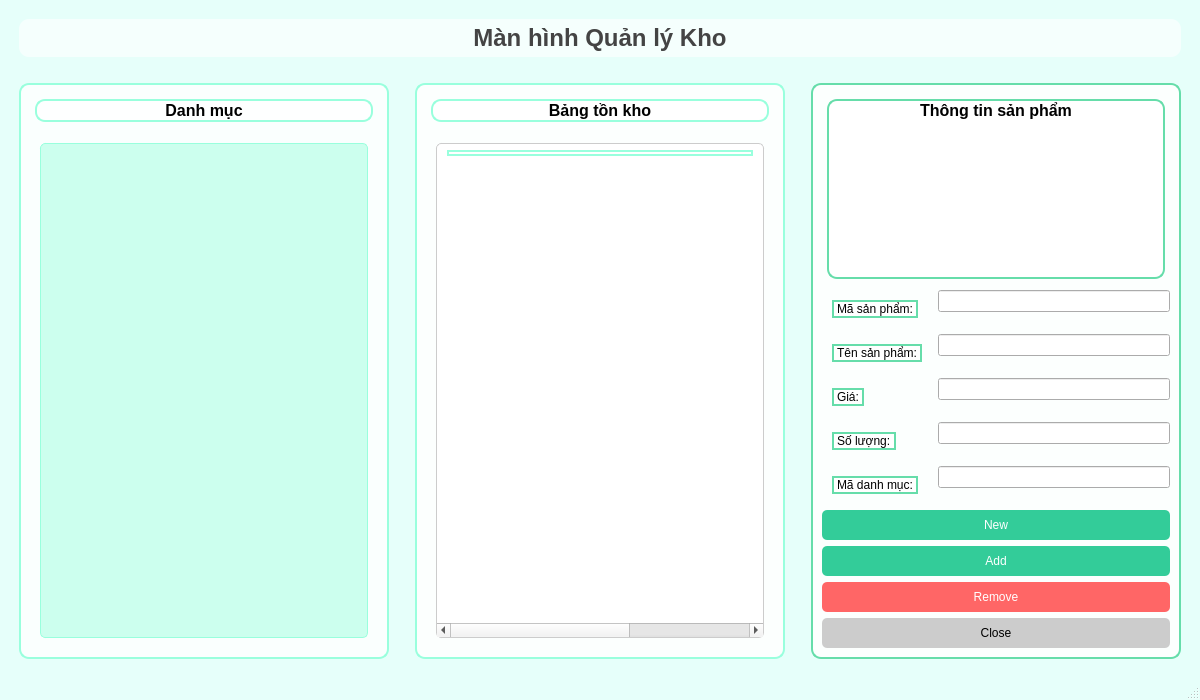
<?xml version="1.0" encoding="UTF-8"?>
<ui version="4.0">
 <class>InventoryUltimateWindow</class>
 <widget class="QMainWindow" name="InventoryUltimateWindow">
  <property name="geometry">
   <rect>
    <x>0</x>
    <y>0</y>
    <width>1200</width>
    <height>700</height>
   </rect>
  </property>
  <property name="windowTitle">
   <string>Inventory - Ultimate</string>
  </property>
  <!-- Nền: ảnh + fallback màu -->
  <property name="styleSheet">
   <string notr="true">
    QMainWindow {
        background-image: url(:/images/inventory_background.png);
        background-position: center;
        background-repeat: no-repeat;
        background-color: #E6FFFA;
    }
   </string>
  </property>

  <widget class="QWidget" name="centralwidget">
   <!-- Layout dọc chính -->
   <layout class="QVBoxLayout" name="verticalLayout_main">
    <!-- Thanh tiêu đề lớn -->
    <item>
     <widget class="QLabel" name="labelWindowTitle">
      <property name="text">
       <string>Màn hình Quản lý Kho</string>
      </property>
      <property name="alignment">
       <set>Qt::AlignHCenter</set>
      </property>
      <property name="styleSheet">
       <string notr="true">
        QLabel {
            font-size: 24px;
            font-weight: bold;
            color: #444444;
            margin: 10px;
            background-color: rgba(255,255,255,0.6);
            border-radius: 10px;
            padding: 5px 10px;
        }
       </string>
      </property>
     </widget>
    </item>

    <!-- Layout ngang: Danh mục - Bảng kho - Khu thông tin -->
    <item>
     <layout class="QHBoxLayout" name="horizontalLayout_main">

      <!-- Danh mục (bên trái) -->
      <item>
       <widget class="QFrame" name="frameCategories">
        <property name="minimumSize">
         <size>
          <width>200</width>
          <height>0</height>
         </size>
        </property>
        <property name="styleSheet">
         <string notr="true">
          QFrame {
              background-color: rgba(255, 255, 255, 0.8);
              border: 2px solid #99FFDD;
              border-radius: 10px;
              margin: 10px;
          }
         </string>
        </property>
        <layout class="QVBoxLayout" name="verticalLayout_categories">
         <item>
          <widget class="QLabel" name="labelCategoryTitle">
           <property name="text">
            <string>Danh mục</string>
           </property>
           <property name="alignment">
            <set>Qt::AlignHCenter</set>
           </property>
           <property name="styleSheet">
            <string notr="true">
             QLabel {
                 font-size: 16px;
                 font-weight: bold;
                 margin: 5px;
             }
            </string>
           </property>
          </widget>
         </item>
         <item>
          <widget class="QListWidget" name="listWidgetCategories">
           <property name="styleSheet">
            <string notr="true">
             QListWidget {
                 background-color: #CCFFEE;
                 border: 1px solid #99FFDD;
                 border-radius: 5px;
                 padding: 5px;
             }
             QListWidget::item:selected {
                 background-color: #33CC99;
                 color: white;
             }
            </string>
           </property>
          </widget>
         </item>
        </layout>
       </widget>
      </item>

      <!-- Bảng sản phẩm trong kho (giữa) - Đặt trong QFrame -->
      <item>
       <layout class="QVBoxLayout" name="verticalLayout_tableArea">
        <item>
         <widget class="QFrame" name="frameTable">
          <property name="styleSheet">
           <string notr="true">
            QFrame {
                background-color: rgba(255, 255, 255, 0.9);
                border: 2px solid #99FFDD;
                border-radius: 10px;
                margin: 10px;
            }
           </string>
          </property>
          <layout class="QVBoxLayout" name="verticalLayout_tableFrame">
           <item>
            <widget class="QLabel" name="labelInventoryTitle">
             <property name="text">
              <string>Bảng tồn kho</string>
             </property>
             <property name="alignment">
              <set>Qt::AlignHCenter</set>
             </property>
             <property name="styleSheet">
              <string notr="true">
               QLabel {
                   font-size: 16px;
                   font-weight: bold;
                   margin: 5px;
               }
              </string>
             </property>
            </widget>
           </item>
           <item>
            <widget class="QTableWidget" name="tableWidgetInventory">
             <property name="columnCount">
              <number>5</number>
             </property>
             <property name="horizontalHeaderLabels">
              <stringlist>
               <string>Mã SP</string>
               <string>Tên SP</string>
               <string>Giá</string>
               <string>Số lượng</string>
               <string>Danh mục</string>
              </stringlist>
             </property>
             <property name="styleSheet">
              <string notr="true">
               QTableWidget {
                   background-color: #FFFFFF;
                   gridline-color: #AAAAAA;
                   border: 1px solid #CCCCCC;
                   border-radius: 5px;
               }
               QTableWidget::item {
                   padding: 5px;
               }
               QHeaderView::section {
                   background-color: qlineargradient(
                       spread:pad, x1:0, y1:0, x2:1, y2:1,
                       stop:0 #99FFDD, stop:1 #77EEC8
                   );
                   font-weight: bold;
                   border: 1px solid #66DDAA;
               }
              </string>
             </property>
            </widget>
           </item>
          </layout>
         </widget>
        </item>
       </layout>
      </item>

      <!-- Khu thông tin chi tiết (bên phải) -->
      <item>
       <widget class="QFrame" name="frameInfo">
        <property name="minimumSize">
         <size>
          <width>300</width>
          <height>0</height>
         </size>
        </property>
        <property name="styleSheet">
         <string notr="true">
          QFrame {
              background-color: rgba(255, 255, 255, 0.9);
              border: 2px solid #66DDAA;
              border-radius: 10px;
              margin: 10px;
          }
         </string>
        </property>
        <layout class="QVBoxLayout" name="verticalLayout_info">
         <item>
          <widget class="QLabel" name="labelInfoTitle">
           <property name="text">
            <string>Thông tin sản phẩm</string>
           </property>
           <property name="alignment">
            <set>Qt::AlignHCenter</set>
           </property>
           <property name="styleSheet">
            <string notr="true">
             QLabel {
                 font-size: 16px;
                 font-weight: bold;
                 margin: 5px;
             }
            </string>
           </property>
          </widget>
         </item>
         <item>
          <layout class="QFormLayout" name="formLayoutInfo">
           <item row="0" column="0">
            <widget class="QLabel" name="labelCode">
             <property name="text">
              <string>Mã sản phẩm:</string>
             </property>
            </widget>
           </item>
           <item row="0" column="1">
            <widget class="QLineEdit" name="lineEditCode"/>
           </item>
           <item row="1" column="0">
            <widget class="QLabel" name="labelName">
             <property name="text">
              <string>Tên sản phẩm:</string>
             </property>
            </widget>
           </item>
           <item row="1" column="1">
            <widget class="QLineEdit" name="lineEditName"/>
           </item>
           <item row="2" column="0">
            <widget class="QLabel" name="labelPrice">
             <property name="text">
              <string>Giá:</string>
             </property>
            </widget>
           </item>
           <item row="2" column="1">
            <widget class="QLineEdit" name="lineEditPrice"/>
           </item>
           <item row="3" column="0">
            <widget class="QLabel" name="labelQuantity">
             <property name="text">
              <string>Số lượng:</string>
             </property>
            </widget>
           </item>
           <item row="3" column="1">
            <widget class="QLineEdit" name="lineEditQuantity"/>
           </item>
           <item row="4" column="0">
            <widget class="QLabel" name="labelCategory">
             <property name="text">
              <string>Mã danh mục:</string>
             </property>
            </widget>
           </item>
           <item row="4" column="1">
            <widget class="QLineEdit" name="lineEditCategory"/>
           </item>
          </layout>
         </item>
         <!-- Các nút -->
         <item>
          <widget class="QPushButton" name="pushButtonNew">
           <property name="text">
            <string>New</string>
           </property>
           <property name="icon">
            <iconset resource="true">
             <normaloff>:/images/icon_newsale.png</normaloff>
            </iconset>
           </property>
           <property name="styleSheet">
            <string notr="true">
             QPushButton {
                 background-color: #33CC99;
                 color: white;
                 border-radius: 5px;
                 padding: 8px;
             }
             QPushButton:hover {
                 background-color: #2FAE85;
             }
             QPushButton:pressed {
                 background-color: #279574;
             }
            </string>
           </property>
          </widget>
         </item>
         <item>
          <widget class="QPushButton" name="pushButtonAdd">
           <property name="text">
            <string>Add</string>
           </property>
           <property name="icon">
            <iconset resource="true">
             <normaloff>:/images/icon_add.png</normaloff>
            </iconset>
           </property>
           <property name="styleSheet">
            <string notr="true">
             QPushButton {
                 background-color: #33CC99;
                 color: white;
                 border-radius: 5px;
                 padding: 8px;
             }
             QPushButton:hover {
                 background-color: #2FAE85;
             }
             QPushButton:pressed {
                 background-color: #279574;
             }
            </string>
           </property>
          </widget>
         </item>
         <item>
          <widget class="QPushButton" name="pushButtonRemove">
           <property name="text">
            <string>Remove</string>
           </property>
           <property name="icon">
            <iconset resource="true">
             <normaloff>:/images/icon_remove.png</normaloff>
            </iconset>
           </property>
           <property name="styleSheet">
            <string notr="true">
             QPushButton {
                 background-color: #FF6666;
                 color: white;
                 border-radius: 5px;
                 padding: 8px;
             }
             QPushButton:hover {
                 background-color: #FF3333;
             }
             QPushButton:pressed {
                 background-color: #CC0000;
             }
            </string>
           </property>
          </widget>
         </item>
         <item>
          <widget class="QPushButton" name="pushButtonClose">
           <property name="text">
            <string>Close</string>
           </property>
           <property name="icon">
            <iconset resource="true">
             <normaloff>:/images/icon_close.png</normaloff>
            </iconset>
           </property>
           <property name="styleSheet">
            <string notr="true">
             QPushButton {
                 background-color: #CCCCCC;
                 color: black;
                 border-radius: 5px;
                 padding: 8px;
             }
             QPushButton:hover {
                 background-color: #AAAAAA;
             }
             QPushButton:pressed {
                 background-color: #888888;
             }
            </string>
           </property>
          </widget>
         </item>
        </layout>
       </widget>
      </item>
     </layout>
    </item>
   </layout>
  </widget>

  <widget class="QMenuBar" name="menubar">
   <property name="geometry">
    <rect>
     <x>0</x>
     <y>0</y>
     <width>1200</width>
     <height>26</height>
    </rect>
   </property>
  </widget>
  <widget class="QStatusBar" name="statusbar"/>
 </widget>

 <resources>
  <include location="resources_ultimate.qrc"/>
 </resources>
 <connections/>
</ui>
